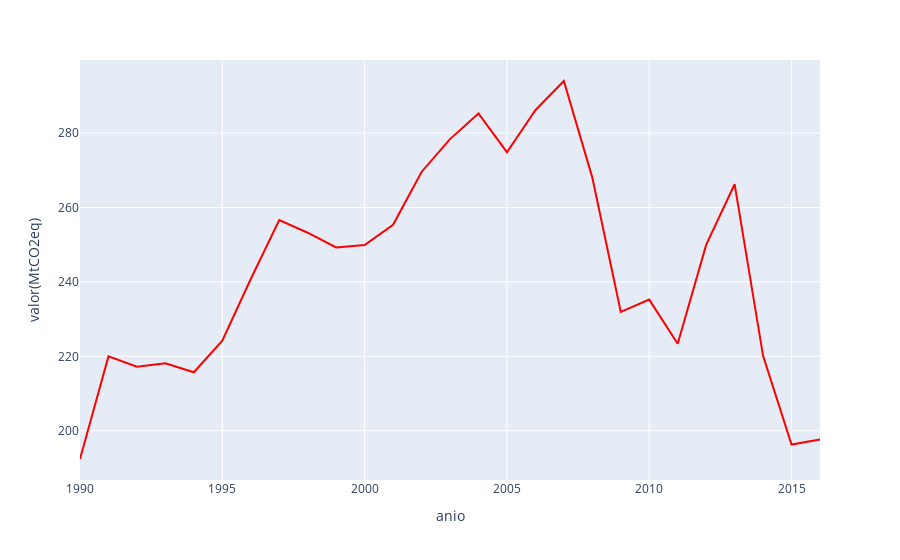

The notebook cell this image was saved under:
### Code cell
gases_totales_emitidos = df[df['valor(MtCO2eq)'] > 0]
total_emissions = gases_totales_emitidos.groupby('anio', as_index = False).agg({'valor(MtCO2eq)':'sum'})
fig = px.line(total_emissions, x="anio", y="valor(MtCO2eq)", color_discrete_sequence=['red'])
fig.show()
fig.write_image("images/MtCO2eq_sum_por_año.svg")

### Figure 1 — Plotly figure (JSON) as saved in the notebook; plotly's stock layout.template omitted (floating-point values rounded to 4 significant figures)
{"data": [{"hovertemplate": "anio=%{x}<br>valor(MtCO2eq)=%{y}<extra></extra>", "legendgroup": "", "line": {"color": "red", "dash": "solid"}, "marker": {"symbol": "circle"}, "mode": "lines", "name": "", "orientation": "v", "showlegend": false, "type": "scatter", "x": [1990, 1991, 1992, 1993, 1994, 1995, 1996, 1997, 1998, 1999, 2000, 2001, 2002, 2003, 2004, 2005, 2006, 2007, 2008, 2009, 2010, 2011, 2012, 2013, 2014, 2015, 2016], "xaxis": "x", "y": [192.4, 220.0, 217.2, 218.1, 215.7, 224.2, 240.8, 256.6, 253.2, 249.3, 249.9, 255.3, 269.6, 278.4, 285.3, 274.9, 286.1, 294, 268.0, 231.9, 235.2, 223.4, 250.0, 266.3, 220.1, 196.3, 197.6], "yaxis": "y"}], "layout": {"legend": {"tracegroupgap": 0}, "margin": {"t": 60}, "xaxis": {"anchor": "y", "domain": [0, 1], "title": {"text": "anio"}}, "yaxis": {"anchor": "x", "domain": [0, 1], "title": {"text": "valor(MtCO2eq)"}}}}
